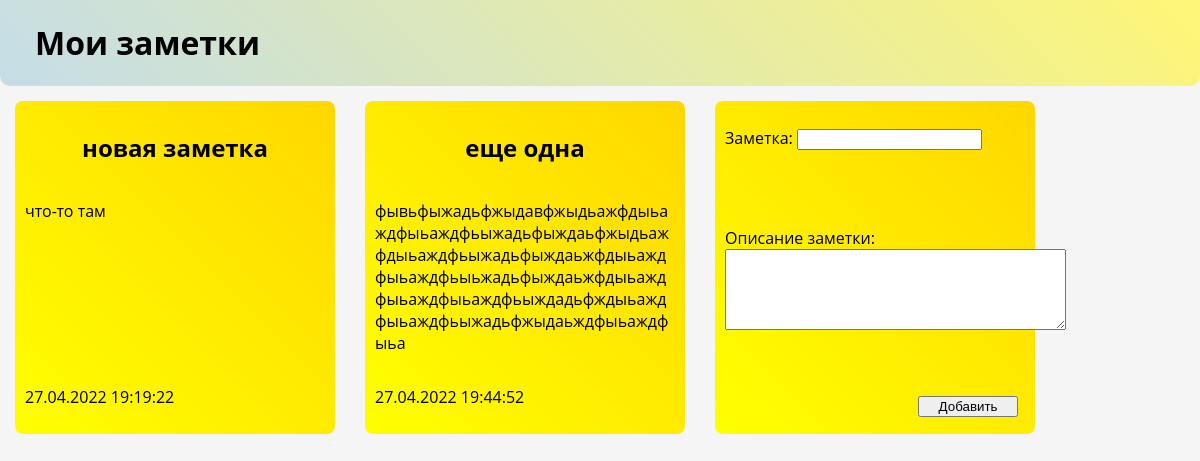
The page / on the database its author committed.
### bboard/models.py (models this page shows)
class Notes(models.Model):
    title = models.CharField(max_length=50, null=True, blank=True, verbose_name='Заметка')
    content = models.TextField(null=True, blank=True, verbose_name='Описание заметки')
    published = models.DateTimeField(auto_now_add=True, db_index=True, verbose_name='Заметка создана')

### bboard/views.py (the view)
# urls.py: path('', SelfIndex.as_view(), name='self-index')
class SelfIndex(CreateView):
    template_name = 'index.html'
    form_class = NotesForm
    success_url = '/'
    def get_context_data(self, **kwargs):
        context = super().get_context_data(**kwargs)
        context["notes"] = Notes.objects.all()
        return context

### bboard/forms.py
class NotesForm(ModelForm):
    class Meta:
        model = Notes
        fields = ('title','content')

### bboard/templates/index.html (shortened to what this page needs)
{% load static %}
<!DOCTYPE html>
<html lang="en">
    <head>
        <link rel="stylesheet" href="{% static 'css/style.css' %}">
    </head>
    <body>
        <div class="wrap">
            <div class="left_title"><h1>Мои заметки</h1></div>
        </div>
        <div class="notes-area">
        {% for note in notes %}
        <div class="note">
            <h2 align="center" class="header">{{ note.title }}</h2>
            <p class="content">{{ note.content }}</p>
            <p class="dateadded">{{ note.published|date:"d.m.Y H:i:s" }}</p>
        </div>
        {% endfor %}
        <div class="note form">
            <form method="post">
                {{ form.as_p }}
                <input type="submit" value="Добавить">
            </form>
        </div>
        </div>
    </body>
</html>

### bboard/static/css/style.css (style rules this page uses)
body { font-family: "Open Sans", sans-serif; }
.wrap { background: linear-gradient(45deg, #C5DDE8, #FEF676); display: -ms-flexbox; display: flex; width: 100%; margin: 0; padding: 0; border-radius: 0 0 10px 10px; }
.left_title { text-align: left; padding-left: 35px; vertical-align: center; }
.notes-area { display:flex; flex-wrap:wrap; }
body { margin:0; }
.note { background: linear-gradient(45deg, #FFFF00, #FFD700); width: 21%; min-width:300px; max-width: 500px; margin: 15px; border-radius: 8px; padding: 10px; overflow-wrap: break-word; }
.note { display:flex; flex-direction:column; justify-content: space-between; }
.note.form > form { display:flex; flex-direction:column; justify-content: space-between; height:100%; }
.note.form > form > input { align-self:flex-end; margin: 0 7px 7px 0; width:100px; }
.note > p.content { flex-grow:1; }

### bboard/templates/index.html (style rules this page uses)
body { background: #F5F5F5 }

### rows shown on the page
Notes: title "новая заметка", content "что-то там", published "27.04.2022 19:19:22"
Notes: title "еще одна", content "фывьфыжадьфжыдавфжыдьажфдыьаждфыьаждфьыжадьфыждаьфжыдьажфдыьаждфьыжадьфыждаьжфдыьаждфыьаждфьыьжадьфыждаьжфдыьаждфыьаждфыьаждфьыждадьфждыьаждфыьаждфьыжадьфжыдаьждфыьаждфыьа", published "27.04.2022 19:44:52"
